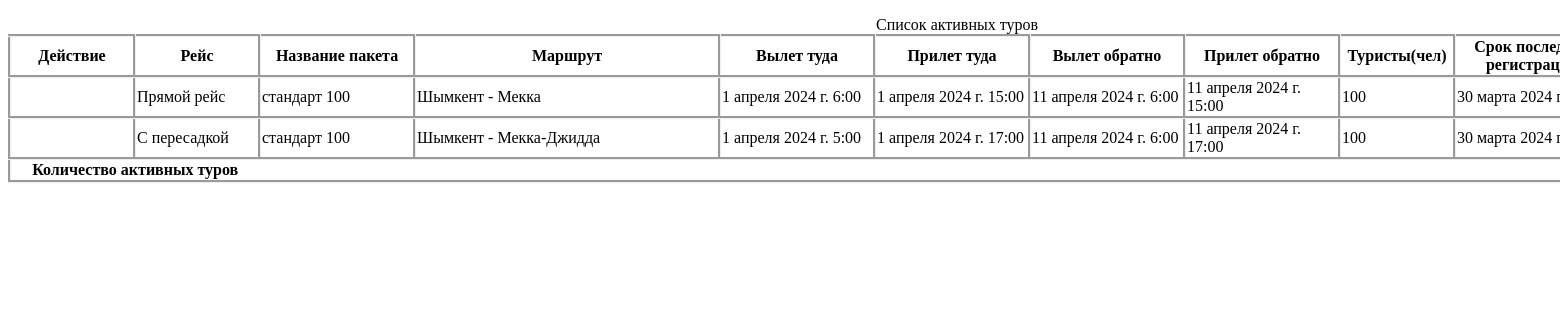
Screenshot of /active_tours/ with the database file from the repository.
### firstapp/models.py (models this page shows)
class Tours (models.Model):
    FlightType = models.CharField(max_length=200)                                # Направление рейса
    PaketName = models.CharField(max_length=200)                                 # Название пакета
    TourRoute = models.CharField(max_length=200)                                 # Маршрут
    DepartureFromOrigin = models.DateTimeField(auto_now=False, blank=True)       # --> Дата вылета туда
    TransitToArrival = models.DateTimeField(null=True, blank=True, default=None)     # --> Транзит туда - прилет
    TransitToDeparture = models.DateTimeField(null=True, blank=True, default=None)   # --> Транзит туда - вылет
    ArrivalDestination = models.DateTimeField(auto_now=False, blank=True)        # --> Дата прилета туда
    WaitingTimeTo = models.CharField(max_length=50)                              # --> Ожидание транзит - туда
    DepartureFromDestination = models.DateTimeField(auto_now=False, blank=True)  # <-- Дата вылета обратно
    TransitFromArrival = models.DateTimeField(null=True, blank=True, default=None)   # <-- Транзит обратно - прилет
    TransitFromDeparture = models.DateTimeField(null=True, blank=True, default=None) # <-- Транзит обратно - вылет
    ArrivalOrigin = models.DateTimeField(auto_now=False, blank=True)             # <-- Дата прилета обратно
    WaitingTimeFrom = models.CharField(max_length=50)                            # <-- Ожидание транзит - обратно
    TouristQuantity = models.SmallIntegerField()                                 # Количество туристов
    HotelMekka = models.CharField(max_length=200)                                # Отель в Мекке
    HotelMekkaIn = models.DateTimeField(auto_now=False, blank=True)              # Заезд в отель в Мекке
    HotelMekkaOut = models.DateTimeField(auto_now=False, blank=True)             # Выезд из отеля в Мекке
    HotelMedina = models.CharField(max_length=200)                               # Отель в Медина
    HotelMedinaIn = models.DateTimeField(auto_now=False, blank=True)             # Заезд в отель в Медина
    HotelMedinaOut = models.DateTimeField(auto_now=False, blank=True)            # Выезд из отеля в Медина
    FoodChoose = models.CharField(max_length=200)                                # Выбор питания
    GidChoose = models.CharField(max_length=200)                                 # Выбор гида
    TransferChoose = models.CharField(max_length=200)                            # Выбор трансфера
    TourDeadline = models.DateTimeField(auto_now=False, blank=True)              # Срок последней регистрации
    FlightTicketPrice = models.CharField(max_length=200)                         # Цена авиабилета
    TouristVisaPrice = models.CharField(max_length=200)                          # Цена визы туриста
    MekkaHotelPrice = models.CharField(max_length=200)                           # Цена отеля в Мекке
    MedinaHotelPrice = models.CharField(max_length=200)                          # Цена отеля в Медина
    TourFoodPrice = models.CharField(max_length=200)                             # Питание
    TransferPrice = models.CharField(max_length=200)                             # Трансфер
    HadjKitPrice = models.CharField(max_length=200)                              # Хадж набор
    GidPrice = models.CharField(max_length=200)                                  # Гид
    Comission = models.CharField(max_length=200)                                 # Комиссия
    TourDiscount = models.CharField(max_length=200)                              # Скидка
    TourSummary = models.CharField(max_length=200)                               # Итого тура
    TourCreateDate = models.DateTimeField(auto_now=False, blank=True)            # Дата создания тура

### firstapp/views.py (the view)
# urls.py: path('active_tours/', views.ActiveTours),
def ActiveTours(request):
    tours = Tours.objects.values()
    return render(request, 'active_tours.html', context={'tour_data': tours})

### firstapp/templates/active_tours.html (shortened to what this page needs)
<!DOCTYPE html>
{% load static %}
<html lang="en">
<head>
    <link rel="stylesheet" type="text/css" href="{% static 'css/active_tours.css' %}">
    <link rel="stylesheet" type="text/css" href="{% static 'css/settings.css' %}">
</head>
<body>
<div>
    <table class="tour_table">
         <caption>
             Список активных туров
         </caption>
        <thead>
        <tr>
            <th style="width: 120px;" class="tour_list">Действие</th>
            <th style="width: 120px;" class="tour_list">Рейс</th>
            <th style="width: 150px;" class="tour_list">Название пакета</th>
            <th style="width: 300px;" class="tour_list">Маршрут</th>
            <th style="width: 150px;" class="tour_list">Вылет туда</th>
            <th style="width: 150px;" class="tour_list">Прилет туда</th>
            <th style="width: 150px;" class="tour_list">Вылет обратно</th>
            <th style="width: 150px;" class="tour_list">Прилет обратно</th>
            <th style="width: 110px;" class="tour_list">Туристы(чел)</th>
            <th style="width: 150px;" class="tour_list">Срок последней регистрации</th>
        </tr>
        </thead>
        <tbody id="active_tours">
        {% for i in tour_data %}
        <tr>
            <td class="tour_list"> </td>
            <td class="tour_list"> {{i.FlightType}}</td>
            <td class="tour_list"> {{i.PaketName}}</td>
            <td class="tour_list"> {{i.TourRoute}}</td>
            <td class="tour_list"> {{i.DepartureFromOrigin}}</td>
            <td class="tour_list"> {{i.ArrivalDestination}}</td>
            <td class="tour_list"> {{i.DepartureFromDestination}}</td>
            <td class="tour_list"> {{i.ArrivalOrigin}}</td>
            <td class="tour_list"> {{i.TouristQuantity}}</td>
            <td class="tour_list"> {{i.TourDeadline}}</td>
            {% endfor %}
        </tbody>
        <tfoot>
    <tr>
      <th scope="row" colspan="2">Количество активных туров</th>
      <td colspan="2"> {{len}} </td>
    </tr>
  </tfoot>
    </table>
</div>
</body>
</html>

### static/css/active_tours.css (style rules this page uses)
.tour_table { table-layout: fixed; width: 100%; border-collapse: collapse; border: 3px groove; cursor: default; }
.tour_list { border: groove 3px; }

### rows the page displays
Tours: FlightType "Прямой рейс", PaketName "стандарт 100", TourRoute "Шымкент - Мекка", DepartureFromOrigin "1 апреля 2024 г. 6:00", ArrivalDestination "1 апреля 2024 г. 15:00", DepartureFromDestination "11 апреля 2024 г. 6:00", ArrivalOrigin "11 апреля 2024 г. 15:00", TouristQuantity "100", TourDeadline "30 марта 2024…"
Tours: FlightType "C пересадкой", PaketName "стандарт 100", TourRoute "Шымкент - Мекка-Джидда", DepartureFromOrigin "1 апреля 2024 г. 5:00", ArrivalDestination "1 апреля 2024 г. 17:00", DepartureFromDestination "11 апреля 2024 г. 6:00", ArrivalOrigin "11 апреля 2024 г. 17:00", TouristQuantity "100", TourDeadline "30 марта 2024…"
